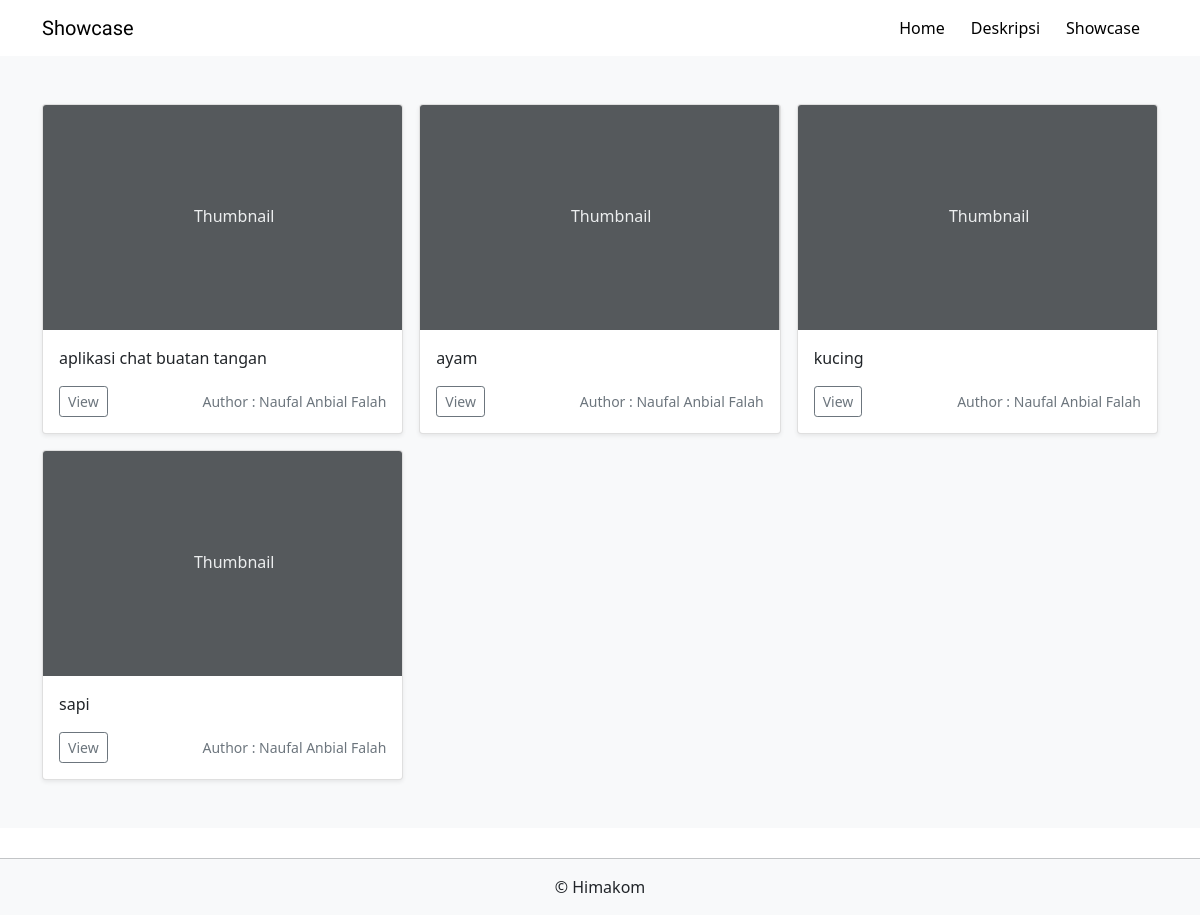
Before: /showcase with the older database file.
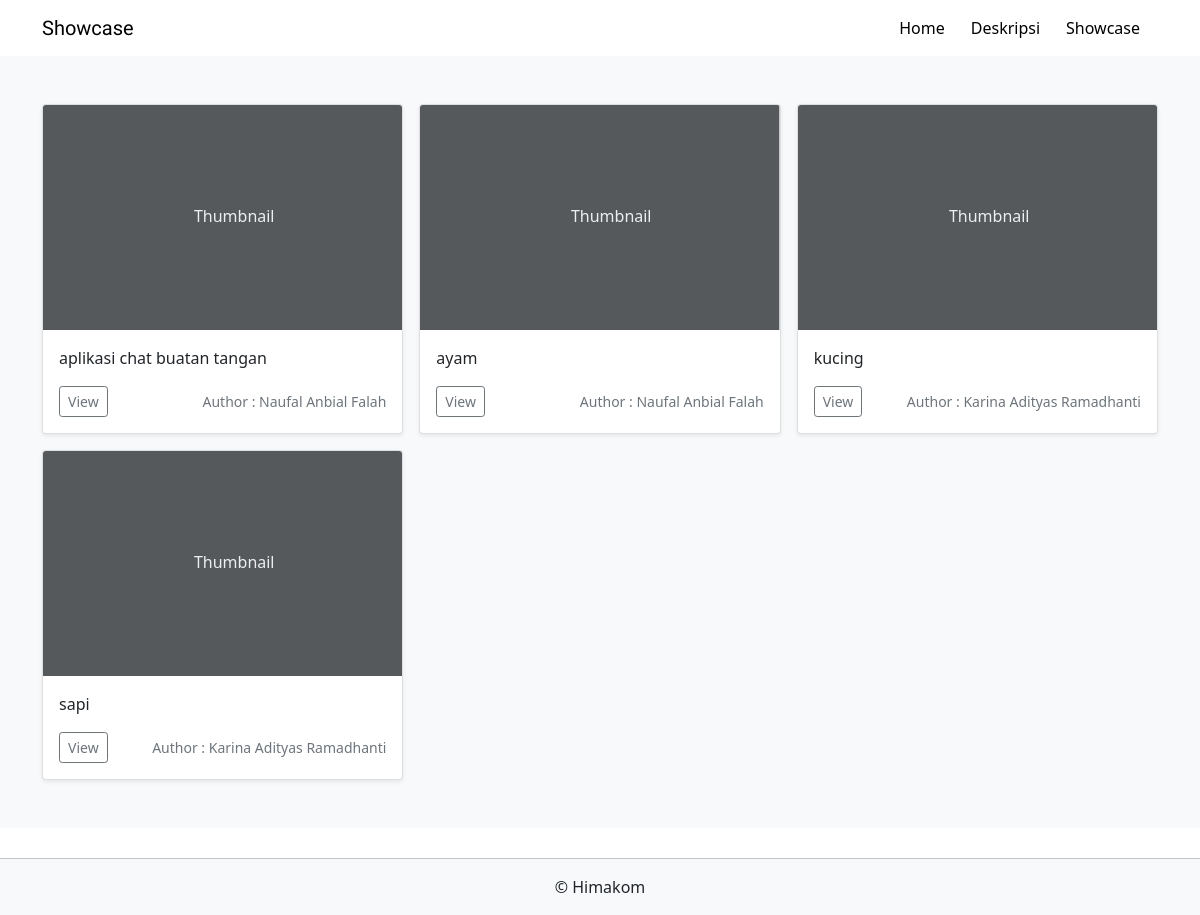
After: the same page with the newer database file.
### showcase/models.py (models this page shows, shortened)
class Project(models.Model):
    judul = models.CharField(max_length=64)
    deskripsi = models.TextField(max_length=1000)
    link_youtube = models.CharField(max_length=64)
    link_cover = models.CharField(max_length=500)
    author = models.ForeignKey(Author, on_delete=models.CASCADE, related_name='made_by')

class Author(models.Model):
    npm = models.CharField(max_length=11)
    nama = models.CharField(max_length=64)
    program_studi = models.CharField(max_length=64, default='Ilmu Komputer/Manajemen Informatika')
    angkatan = models.IntegerField()
    def __str__(self):
       return self.nama

### showcase/views.py (the view)
# urls.py: path('', include('showcase.urls'))
def showcase(request):
    return render(request, 'showcase/showcase.html', {
        "projects": Project.objects.all()
    })

### showcase/templates/showcase/showcase.html (shortened to what this page needs)
{% extends "showcase/layout.html" %}
{% block body %}
	<div class="album py-5 bg-light">
		<div class="container">
			<div class="row row-cols-1 row-cols-sm-2 row-cols-md-3 g-3">
				{% for i in projects %}
					<div class="col">
						<div class="card shadow-sm">
							<svg class="bd-placeholder-img card-img-top" width="100%" height="225"
								xmlns="http://www.w3.org/2000/svg" role="img" aria-label="Placeholder: Thumbnail"
								preserveAspectRatio="xMidYMid slice" focusable="false">
								<rect width="100%" height="100%" fill="#55595c" /><text x="42%" y="50%" fill="#eceeef"
									dy=".3em">Thumbnail</text>
							</svg>
							<div class="card-body">
								<p class="card-text">{{ i.judul }}</p>
								<div class="d-flex justify-content-between align-items-center">
									<div class="btn-group">
										<a href="{% url 'detail' %}?id={{i.id}}" class="btn btn-sm btn-outline-secondary">View</a>
									</div>
									<small class="text-muted">Author : {{ i.author }}</small>
								</div>
							</div>
						</div>
					</div>
				{% endfor %}
			</div>
		</div>
	</div>
	<footer class="footer bg-light">
		<hr class="featurette-divider">
		<div class="container">
			<div class="row">
				<p class="text-footer"> &copy; Himakom</p>
			</div>
		</div>
	</footer>
{% endblock %}

Changed rows visible on the page:
changed Project "kucing": author "Naufal Anbial Falah" → "Karina Adityas Ramadhanti"
changed Project "sapi": author "Naufal Anbial Falah" → "Karina Adityas Ramadhanti"
